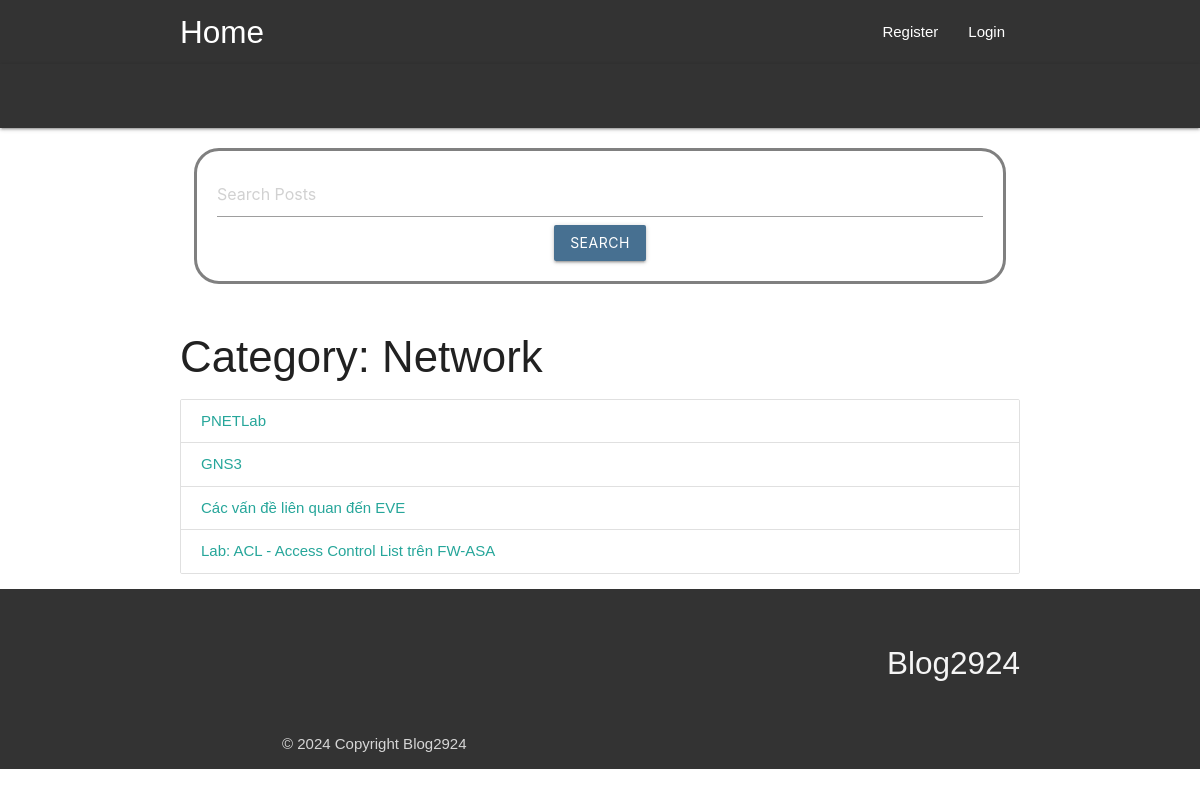
/category/NETWORK, run on the app's committed database.
### blog/models.py (models this page shows, shortened)
class Category(models.Model):
    cat_id=models.AutoField(primary_key=True)
    title=models.CharField(max_length=100)
    description=models.TextField()
    url=models.CharField(max_length=100)
    image = ResizedImageField('Header Image',size=[1260,540], upload_to='category/', null=True, blank=True)
    add_date=models.DateTimeField(auto_now_add=True,null=True)

class Post(models.Model):
    post_id=models.AutoField(primary_key=True)
    title=models.CharField(max_length=200)
    date=models.DateField(auto_now_add=True)
    author=models.ForeignKey(User, on_delete=models.CASCADE)
    content = CKEditor5Field('Text', config_name='extends',null=True, blank=True)
    snippet = CKEditor5Field(max_length=1000, default='Nothing is forever...')
    url=models.CharField(max_length=100)
    cat=models.ForeignKey(Category,on_delete=models.CASCADE)
    image = ResizedImageField('Header Image',size=[800,500], upload_to='post/', null=True, blank=True)

### blog/views.py (the view)
# urls.py: path('category/<slug:url>',category, name='category'),
def category(request,url):
    cat=Category.objects.get(url=url)
    posts=Post.objects.filter(cat=cat)
    return render(request,'category.html',{'cat':cat,'posts':posts})

### template/category.html (shortened to what this page needs)
{%extends 'base.html' %}
{%block content%}
<div class="container">
    <h3>Category: {{cat.title}}</h3>
    <div class="collection">
        {%for p in posts %}
         <a href="/blog/{{p.url}}" class="collection-item">{{p.title}}</a>
        {% empty%}
        <h1 class="text center">No Post in this category !!!</h1>
        {%endfor%}
    </div>
</div>
{%endblock%}

### template/header.html (style rules this page uses)
body { margin: 0; font-family: Arial, Helvetica, sans-serif; }

### data on the page
Category: title "Network"
Post: title "PNETLab"
Post: title "GNS3"
Post: title "Các vấn đề liên quan đến EVE"
Post: title "Lab: ACL - Access Control List trên FW-ASA"
